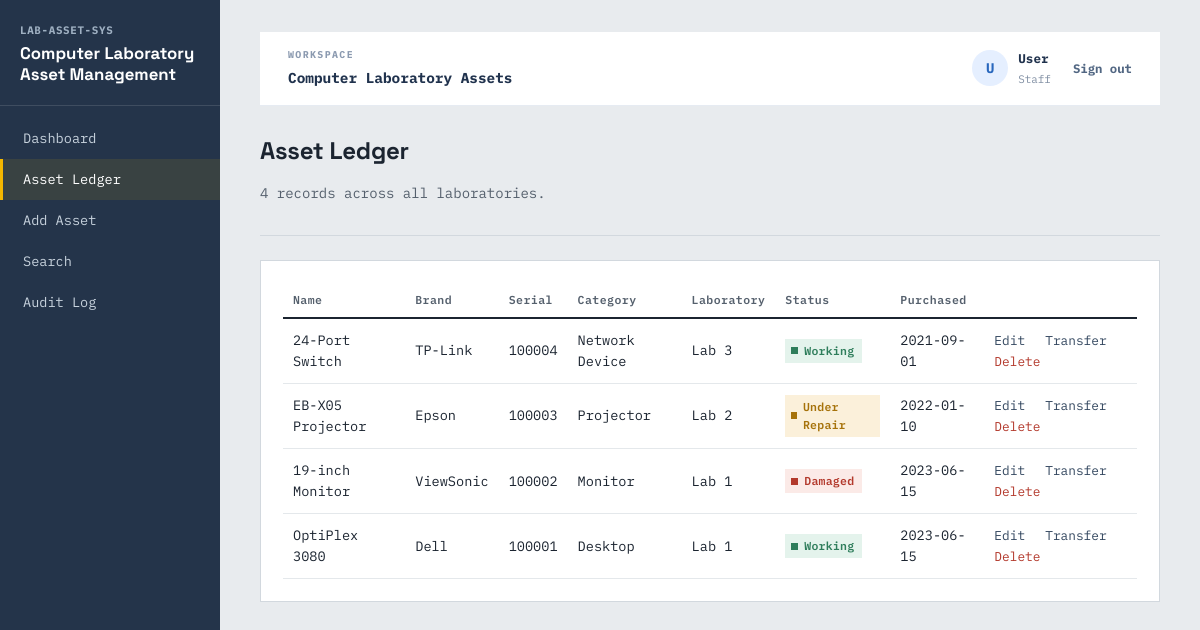
Page /view_assets.php (signed in) on the committed database.
### tables this page shows
CREATE TABLE Assets
(
  Asset_id      INT(11)      NOT NULL AUTO_INCREMENT,
  Asset_name    VARCHAR(45)  NOT NULL,
  Brand         VARCHAR(50) NOT NULL,
  Serial_Number INT(11)      NOT NULL,
  Purchase_Date DATE         NOT NULL,
  Status        VARCHAR(20)  NOT NULL,
  Category_id   INT(11)      NOT NULL,
  Laboratory_id INT(11)      NOT NULL,
  PRIMARY KEY (Asset_id)
);

CREATE TABLE Asset_Categories
(
  Category_id   INT(11)      NOT NULL AUTO_INCREMENT,
  Category_Name VARCHAR(45)  NOT NULL,
  Description   VARCHAR( 50) NOT NULL,
  PRIMARY KEY (Category_id)
);

CREATE TABLE Laboratories
(
  Laboratory_id    INT(11)     NOT NULL AUTO_INCREMENT,
  Laboratrory_Name VARCHAR(20) NOT NULL,
  Location         VARCHAR(20) NOT NULL,
  Capacity         INT(11)     NULL    ,
  PRIMARY KEY (Laboratory_id)
);

### auth.php (called while the page is built, shortened)
<?php
function h($value): string { return htmlspecialchars((string)$value, ENT_QUOTES, 'UTF-8'); }

### classes/Asset.php (called while the page is built, shortened)
<?php
class Asset
{
    private PDO $conn;
    private string $table = "Assets";
    public function __construct(PDO $db)
    {
        $this->conn = $db;
    }
    public function getAssets(): array
    {
        $sql = "SELECT a.Asset_id, a.Asset_name, a.Brand, a.Serial_Number,
                       a.Purchase_Date, a.Status,
                       a.Category_id, c.Category_Name,
                       a.Laboratory_id, l.Laboratrory_Name
                FROM {$this->table} a
                INNER JOIN Asset_Categories c ON a.Category_id = c.Category_id
                INNER JOIN Laboratories l ON a.Laboratory_id = l.Laboratory_id
                ORDER BY a.Asset_id DESC";
        try {
            $stmt = $this->conn->prepare($sql);
            $stmt->execute();
            return $stmt->fetchAll();
        } catch (PDOException $e) {
            error_log("getAssets failed: " . $e->getMessage());
            return [];
        }
    }
}

### view_assets.php (the view, shortened to what this page needs)
<?php
require_once __DIR__ . "/auth.php"; require_login();
require_once "config/Database.php";
require_once "classes/Asset.php";
$db = (new Database())->connect();
$asset = new Asset($db);
$assets = $asset->getAssets();
require_once "includes/header.php";
function statusClass(string $status): string
{
    return "status-" . strtolower(str_replace(" ", "-", $status));
}
?>
<div class="page-head">
    <h1>Asset Ledger</h1>
    <p><?= count($assets) ?> record<?= count($assets) === 1 ? "" : "s" ?> across all laboratories.</p>
</div>
<div class="panel">
    <?php if (empty($assets)): ?>
        <p>No asset records yet. <a href="add_asset.php">Add the first one.</a></p>
    <?php else: ?>
    <table>
        <thead>
        <tr>
            <th>Name</th>
            <th>Brand</th>
            <th>Serial</th>
            <th>Category</th>
            <th>Laboratory</th>
            <th>Status</th>
            <th>Purchased</th>
            <th></th>
        </tr>
        </thead>
        <tbody>
        <?php foreach ($assets as $row): ?>
            <tr>
                <td><?= htmlspecialchars($row["Asset_name"]) ?></td>
                <td><?= htmlspecialchars($row["Brand"]) ?></td>
                <td class="mono"><?= htmlspecialchars($row["Serial_Number"]) ?></td>
                <td><?= htmlspecialchars($row["Category_Name"]) ?></td>
                <td><?= htmlspecialchars($row["Laboratrory_Name"]) ?></td>
                <td><span class="chip <?= statusClass($row["Status"]) ?>"><?= htmlspecialchars($row["Status"]) ?></span></td>
                <td class="mono"><?= htmlspecialchars($row["Purchase_Date"]) ?></td>
                <td class="actions">
                    <a href="update_asset.php?id=<?= $row["Asset_id"] ?>">Edit</a>
                    <a href="transfer_asset.php?id=<?= $row["Asset_id"] ?>">Transfer</a>
                    <a href="delete_asset.php?id=<?= $row["Asset_id"] ?>" class="danger"
                       onclick="return confirm('Delete asset <?= htmlspecialchars($row['Asset_name']) ?> and its assignment/maintenance records?');">Delete</a>
                </td>
            </tr>
        <?php endforeach; ?>
        </tbody>
    </table>
    <?php endif; ?>
</div>
<?php require_once "includes/footer.php"; ?>

### includes/header.php (shortened to what this page needs)
<?php if (!isset($pageTitle)) { $pageTitle = "Computer Laboratory Asset Management System"; }
$currentPage = basename($_SERVER['PHP_SELF']);
function navClass($file, $current) { return $file === $current ? "active" : ""; }
?>
<!DOCTYPE html>
<html lang="en">
<head>
<link rel="stylesheet" href="assets/style.css">
</head>
<body>
<aside class="sidebar">
    <div class="brand">
        <span class="eyebrow">LAB-ASSET-SYS</span>
        <div class="title">Computer Laboratory<br>Asset Management</div>
    </div>
    <nav>
        <a href="index.php" class="<?= navClass('index.php', $currentPage) ?>">Dashboard</a>
        <a href="view_assets.php" class="<?= navClass('view_assets.php', $currentPage) ?>">Asset Ledger</a>
        <a href="add_asset.php" class="<?= navClass('add_asset.php', $currentPage) ?>">Add Asset</a>
        <a href="search_assets.php" class="<?= navClass('search_assets.php', $currentPage) ?>">Search</a>
        <a href="audit_log.php" class="<?= navClass('audit_log.php', $currentPage) ?>">Audit Log</a>
    </nav>
</aside>
<div class="main">
<div class="topbar"><div><span class="topbar-label">WORKSPACE</span><strong>Computer Laboratory Assets</strong></div><div class="topbar-user"><span class="avatar"><?= h(mb_substr($_SESSION['auth_user']['name'] ?? 'U',0,1)) ?></span><span><strong><?= h($_SESSION['auth_user']['name'] ?? 'User') ?></strong><small><?= h($_SESSION['auth_user']['role'] ?? 'Staff') ?></small></span><a href="logout.php">Sign out</a></div></div>

### includes/footer.php
</div>
</body>
</html>

### assets/style.css (style rules this page uses)
:root { --bg: #E8EBEE; --surface: #FFFFFF; --ink: #1B2430; --ink-soft: #55606D; --steel: #24344A; --steel-2: #33475F; --line: #D2D8DE; --line-soft: #E4E8EB; --tag: #F5B700; --tag-ink: #24344A; --ok: #2E7D5B; --ok-bg: #E4F3EC; --danger: #B3392C; --danger-bg: #FBEAE7; --warn: #A6720A; --warn-bg: #FBF0DA; --mute: #6B7480; --mute-bg: #ECEEF0; }
* { box-sizing: border-box; }
html, body { margin: 0; min-height: 100%; }
body { font-family: "IBM Plex Mono", ui-monospace, monospace; background: var(--bg); color: var(--ink); font-size: 14px; line-height: 1.55; display: flex; }
h1, h2, h3 { font-family: "Space Grotesk", sans-serif; color: var(--ink); margin: 0 0 4px; letter-spacing: -0.01em; }
h1 { font-size: 1.5rem; font-weight: 700; }
p { color: var(--ink-soft); }
a { color: var(--steel-2); }
.sidebar { width: 220px; flex-shrink: 0; background: var(--steel); color: #fff; min-height: 100vh; padding: 22px 0; position: sticky; top: 0; align-self: flex-start; }
.sidebar .brand { padding: 0 20px 20px; border-bottom: 1px solid rgba(255,255,255,0.12); margin-bottom: 12px; }
.sidebar .brand .eyebrow { display: block; font-size: 0.68rem; letter-spacing: 0.06em; color: #9FB0C2; margin-bottom: 4px; }
.sidebar .brand .title { font-family: "Space Grotesk", sans-serif; font-size: 1.05rem; font-weight: 700; line-height: 1.25; color: #fff; }
.sidebar nav { display: flex; flex-direction: column; }
.sidebar nav a { color: #C7D2DD; text-decoration: none; padding: 10px 20px; font-size: 0.85rem; border-left: 3px solid transparent; }
.sidebar nav a.active { background: rgba(245,183,0,0.1); border-left-color: var(--tag); color: #fff; }
.main { flex: 1; min-width: 0; padding: 32px 40px 60px; max-width: 1080px; }
.page-head { margin-bottom: 24px; padding-bottom: 16px; border-bottom: 1px solid var(--line); }
.panel { background: var(--surface); border: 1px solid var(--line); padding: 22px; margin-bottom: 20px; }
table { width: 100%; border-collapse: collapse; }
thead th { text-align: left; font-family: "IBM Plex Mono", monospace; font-size: 0.72rem; letter-spacing: 0.04em; color: var(--ink-soft); font-weight: 600; padding: 8px 10px; border-bottom: 2px solid var(--ink); }
tbody td { padding: 11px 10px; border-bottom: 1px solid var(--line-soft); font-size: 0.85rem; vertical-align: middle; }
td.mono, .mono { font-variant-numeric: tabular-nums; }
.chip { display: inline-flex; align-items: center; gap: 6px; font-size: 0.72rem; font-weight: 600; padding: 3px 8px 3px 6px; letter-spacing: 0.02em; }
.chip::before { content: ""; width: 7px; height: 7px; display: inline-block; }
.chip.status-working { background: var(--ok-bg); color: var(--ok); }
.chip.status-working::before { background: var(--ok); }
.chip.status-damaged { background: var(--danger-bg); color: var(--danger); }
.chip.status-damaged::before { background: var(--danger); }
.chip.status-under-repair { background: var(--warn-bg); color: var(--warn); }
.chip.status-under-repair::before { background: var(--warn); }
.actions a { margin-right: 12px; font-size: 0.8rem; text-decoration: none; }
.actions a.danger { color: var(--danger); }
.eyebrow,.auth-kicker { font-size:.69rem;letter-spacing:.17em;font-weight:800;color:#80baff }
.topbar { min-height:74px;display:flex;align-items:center;justify-content:space-between;gap:20px;padding:0 28px;border-bottom:1px solid #e6ebf2;background:#fff;margin-bottom:26px }
.topbar-label { display:block;font-size:.62rem;letter-spacing:.14em;color:#8b9ab0;font-weight:800;margin-bottom:4px }
.topbar>div>strong { font-size:.9rem;color:#20324d }
.topbar-user { display:flex;align-items:center;gap:10px }
.topbar-user .avatar { display:grid;place-items:center;width:36px;height:36px;background:#e5efff;color:#2867bd;border-radius:50%;font-weight:800 }
.topbar-user span strong,.topbar-user span small { display:block }
.topbar-user span strong { font-size:.79rem;color:#20324d }
.topbar-user span small { font-size:.68rem;color:#8290a4;margin-top:3px }
.topbar-user>a { margin-left:12px;color:#526783;text-decoration:none;font-size:.77rem;font-weight:700 }

### rows in the picture
assets: Asset_name "24-Port Switch", Brand "TP-Link", Serial_Number "100004", Category.Category_Name "Network Device", Laboratory.Laboratrory_Name "Lab 3", Status "Working", Purchase_Date "2021-09-01"
assets: Asset_name "EB-X05 Projector", Brand "Epson", Serial_Number "100003", Category.Category_Name "Projector", Laboratory.Laboratrory_Name "Lab 2", Status "Under Repair", Purchase_Date "2022-01-10"
assets: Asset_name "19-inch Monitor", Brand "ViewSonic", Serial_Number "100002", Category.Category_Name "Monitor", Laboratory.Laboratrory_Name "Lab 1", Status "Damaged", Purchase_Date "2023-06-15"
assets: Asset_name "OptiPlex 3080", Brand "Dell", Serial_Number "100001", Category.Category_Name "Desktop", Laboratory.Laboratrory_Name "Lab 1", Status "Working", Purchase_Date "2023-06-15"

### other values in the picture
mb_substr($_SESSION['auth_user']['name'] ?? 'U',0,1) "U"
$_SESSION['auth_user']['name'] "User"
$_SESSION['auth_user']['role'] "Staff"
count($assets) "4"
